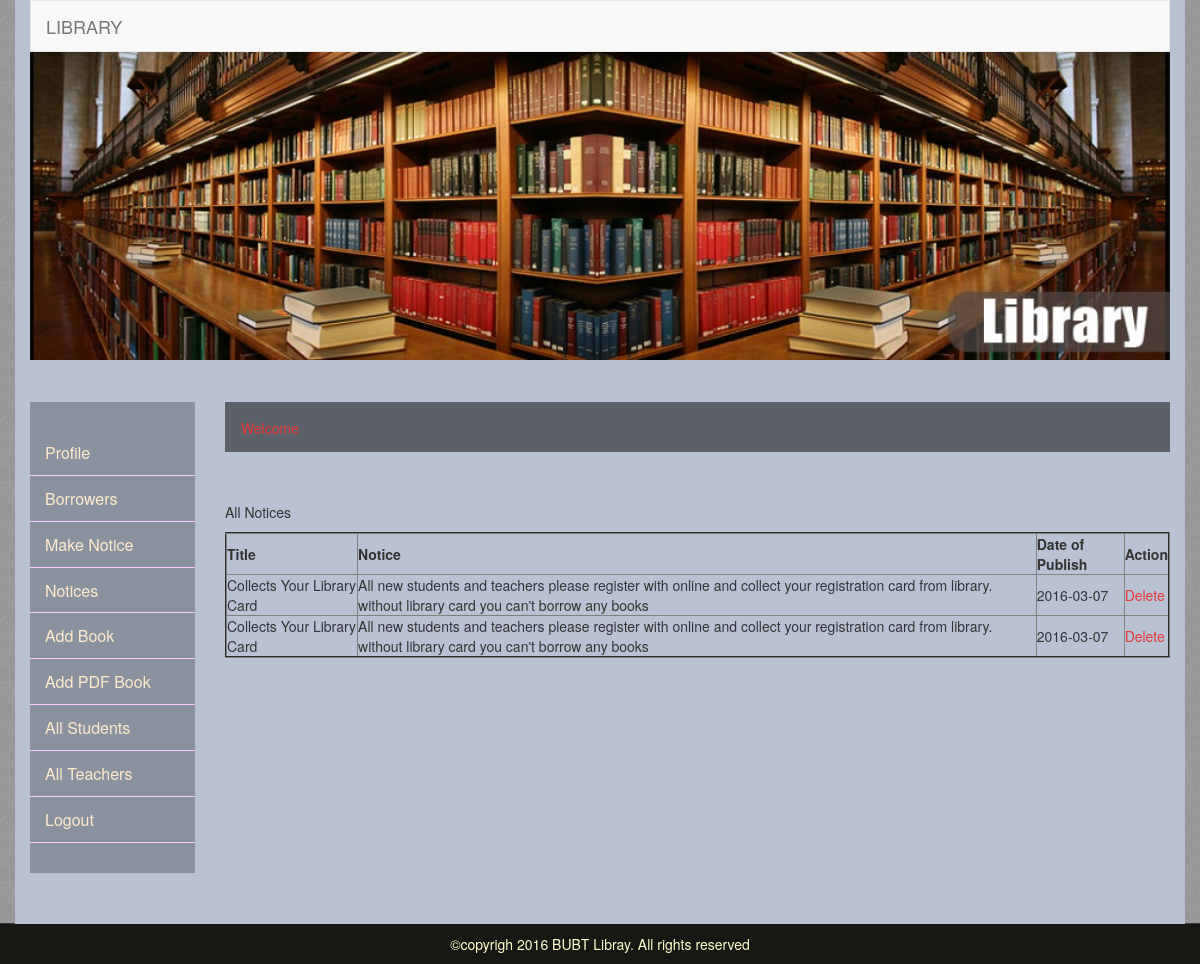
/Library/allnotices.php, run on the app's committed database.
### tables this page shows
CREATE TABLE `notice` (
  `id` int(11) NOT NULL,
  `title` varchar(30) NOT NULL,
  `notice` text NOT NULL,
  `date_of_publish` date NOT NULL
);

### Library/allnotices.php (the view, shortened to what this page needs)
<?php include('adminheader.php');?>
    <div class="row">
     <?php include('adminmenu.php'); ?>
      <div class="col-md-10">
        <p class="welcome">Welcome &nbsp;&nbsp;<span style="color:#2484A4;"> <?php echo $_SESSION['username']; ?>  </span></p>
<br/>
<br/>
            <p>All Notices</p>
            <table class="table-hover" cellpadding="2" cellspacing="2" border="2">
              <tr>
                <th>Title</th>
                <th>Notice</th>
                <th>Date of Publish</th>
                <th>Action</th>
              </tr>
              <?php
                $data = mysql_query("SELECT * FROM notice ORDER BY date_of_publish DESC");
               while($row = mysql_fetch_array($data)) {?>
              <tr>
                <?php $id = $row['id']; ?>
                <td><?php echo  $row['title'];?></td>
                <td><?PHP echo  $row['notice']; ?></td>
                <td><?PHP echo  $row['date_of_publish'];?></td>
                <td>
                  <a href="deletenotice.php?id=<?php echo $id; ?>">Delete</a>
                </td>
              </tr>
              <?php } ?>
            </table>
      </div>
    </div>
  </div>
 <?php include('footer.php');?>

### Library/css/mystyle.css (style rules this page uses)
a { text-decoration:none; color:#e63636; }
body { background:url(../images/body-bg.png); }
.welcome { height: 50px; background:rgba(0,0,0,0.50);padding: 16px;color: #EA3636; }

### data on the page
notice: title "Collects Your Library Card", notice "All new students and teachers please register with online and collect your registration card from library. without library card you can't borrow any books", date_of_publish "2016-03-07"
notice: title "Collects Your Library Card", notice "All new students and teachers please register with online and collect your registration card from library. without library card you can't borrow any books", date_of_publish "2016-03-07"
